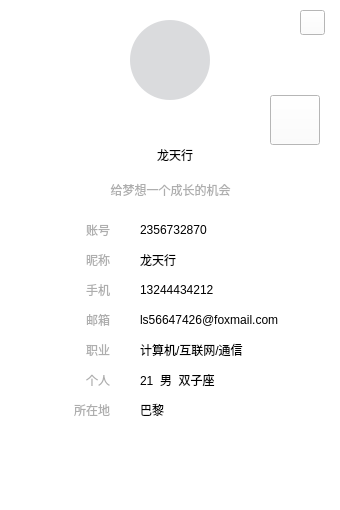
<?xml version="1.0" encoding="UTF-8"?>
<ui version="4.0">
 <class>UserInfoWidget</class>
 <widget class="QWidget" name="UserInfoWidget">
  <property name="geometry">
   <rect>
    <x>0</x>
    <y>0</y>
    <width>340</width>
    <height>510</height>
   </rect>
  </property>
  <property name="minimumSize">
   <size>
    <width>340</width>
    <height>510</height>
   </size>
  </property>
  <property name="maximumSize">
   <size>
    <width>340</width>
    <height>510</height>
   </size>
  </property>
  <property name="baseSize">
   <size>
    <width>340</width>
    <height>510</height>
   </size>
  </property>
  <property name="windowTitle">
   <string>Form</string>
  </property>
  <property name="styleSheet">
   <string notr="true">background-color: rgb(255, 255, 255);</string>
  </property>
  <widget class="QLabel" name="professionLabel2">
   <property name="geometry">
    <rect>
     <x>140</x>
     <y>340</y>
     <width>160</width>
     <height>20</height>
    </rect>
   </property>
   <property name="cursor">
    <cursorShape>IBeamCursor</cursorShape>
   </property>
   <property name="styleSheet">
    <string notr="true">font: 12px &quot;微软雅黑&quot;;</string>
   </property>
   <property name="text">
    <string>计算机/互联网/通信</string>
   </property>
   <property name="textInteractionFlags">
    <set>Qt::LinksAccessibleByMouse|Qt::TextSelectableByMouse</set>
   </property>
  </widget>
  <widget class="QLabel" name="ownLabel1">
   <property name="geometry">
    <rect>
     <x>50</x>
     <y>370</y>
     <width>60</width>
     <height>20</height>
    </rect>
   </property>
   <property name="styleSheet">
    <string notr="true">color: rgb(174, 174, 174);
font: 12px &quot;微软雅黑&quot;;</string>
   </property>
   <property name="text">
    <string>个人</string>
   </property>
   <property name="alignment">
    <set>Qt::AlignRight|Qt::AlignTrailing|Qt::AlignVCenter</set>
   </property>
  </widget>
  <widget class="QLabel" name="signLabel">
   <property name="geometry">
    <rect>
     <x>30</x>
     <y>180</y>
     <width>281</width>
     <height>20</height>
    </rect>
   </property>
   <property name="cursor">
    <cursorShape>IBeamCursor</cursorShape>
   </property>
   <property name="styleSheet">
    <string notr="true">color: rgb(174, 174, 174);
font: 14px &quot;微软雅黑&quot;;</string>
   </property>
   <property name="text">
    <string>给梦想一个成长的机会</string>
   </property>
   <property name="alignment">
    <set>Qt::AlignCenter</set>
   </property>
   <property name="textInteractionFlags">
    <set>Qt::LinksAccessibleByMouse|Qt::TextSelectableByMouse</set>
   </property>
  </widget>
  <widget class="QLabel" name="nicknameLabel1">
   <property name="geometry">
    <rect>
     <x>50</x>
     <y>250</y>
     <width>60</width>
     <height>20</height>
    </rect>
   </property>
   <property name="styleSheet">
    <string notr="true">color: rgb(174, 174, 174);
font: 12px &quot;微软雅黑&quot;;</string>
   </property>
   <property name="text">
    <string>昵称</string>
   </property>
   <property name="alignment">
    <set>Qt::AlignRight|Qt::AlignTrailing|Qt::AlignVCenter</set>
   </property>
  </widget>
  <widget class="QLabel" name="emailLabel2">
   <property name="geometry">
    <rect>
     <x>140</x>
     <y>310</y>
     <width>160</width>
     <height>20</height>
    </rect>
   </property>
   <property name="cursor">
    <cursorShape>IBeamCursor</cursorShape>
   </property>
   <property name="styleSheet">
    <string notr="true">font: 12px &quot;微软雅黑&quot;;</string>
   </property>
   <property name="text">
    <string>ls56647426@foxmail.com</string>
   </property>
   <property name="textInteractionFlags">
    <set>Qt::LinksAccessibleByMouse|Qt::TextSelectableByMouse</set>
   </property>
  </widget>
  <widget class="QLabel" name="mobileLabel1">
   <property name="geometry">
    <rect>
     <x>50</x>
     <y>280</y>
     <width>60</width>
     <height>20</height>
    </rect>
   </property>
   <property name="styleSheet">
    <string notr="true">color: rgb(174, 174, 174);
font: 12px &quot;微软雅黑&quot;;</string>
   </property>
   <property name="text">
    <string>手机</string>
   </property>
   <property name="alignment">
    <set>Qt::AlignRight|Qt::AlignTrailing|Qt::AlignVCenter</set>
   </property>
  </widget>
  <widget class="QLabel" name="locationLabel1">
   <property name="geometry">
    <rect>
     <x>50</x>
     <y>400</y>
     <width>60</width>
     <height>20</height>
    </rect>
   </property>
   <property name="styleSheet">
    <string notr="true">color: rgb(174, 174, 174);
font: 12px &quot;微软雅黑&quot;;</string>
   </property>
   <property name="text">
    <string>所在地</string>
   </property>
   <property name="alignment">
    <set>Qt::AlignRight|Qt::AlignTrailing|Qt::AlignVCenter</set>
   </property>
  </widget>
  <widget class="QLabel" name="mobileLabel2">
   <property name="geometry">
    <rect>
     <x>140</x>
     <y>280</y>
     <width>160</width>
     <height>20</height>
    </rect>
   </property>
   <property name="cursor">
    <cursorShape>IBeamCursor</cursorShape>
   </property>
   <property name="styleSheet">
    <string notr="true">font: 12px &quot;微软雅黑&quot;;</string>
   </property>
   <property name="text">
    <string>13244434212</string>
   </property>
   <property name="textInteractionFlags">
    <set>Qt::LinksAccessibleByMouse|Qt::TextSelectableByMouse</set>
   </property>
  </widget>
  <widget class="QLabel" name="professionLabel1">
   <property name="geometry">
    <rect>
     <x>50</x>
     <y>340</y>
     <width>60</width>
     <height>20</height>
    </rect>
   </property>
   <property name="styleSheet">
    <string notr="true">color: rgb(174, 174, 174);
font: 12px &quot;微软雅黑&quot;;</string>
   </property>
   <property name="text">
    <string>职业</string>
   </property>
   <property name="alignment">
    <set>Qt::AlignRight|Qt::AlignTrailing|Qt::AlignVCenter</set>
   </property>
  </widget>
  <widget class="QLabel" name="nicknameLabel">
   <property name="geometry">
    <rect>
     <x>80</x>
     <y>130</y>
     <width>190</width>
     <height>50</height>
    </rect>
   </property>
   <property name="minimumSize">
    <size>
     <width>190</width>
     <height>50</height>
    </size>
   </property>
   <property name="maximumSize">
    <size>
     <width>190</width>
     <height>50</height>
    </size>
   </property>
   <property name="baseSize">
    <size>
     <width>190</width>
     <height>50</height>
    </size>
   </property>
   <property name="cursor">
    <cursorShape>IBeamCursor</cursorShape>
   </property>
   <property name="styleSheet">
    <string notr="true">font: 75 22px &quot;微软雅黑&quot;;</string>
   </property>
   <property name="text">
    <string>龙天行</string>
   </property>
   <property name="alignment">
    <set>Qt::AlignCenter</set>
   </property>
   <property name="textInteractionFlags">
    <set>Qt::LinksAccessibleByMouse|Qt::TextSelectableByMouse</set>
   </property>
  </widget>
  <widget class="QLabel" name="usernameLabel1">
   <property name="geometry">
    <rect>
     <x>50</x>
     <y>220</y>
     <width>60</width>
     <height>20</height>
    </rect>
   </property>
   <property name="styleSheet">
    <string notr="true">color: rgb(174, 174, 174);
font: 12px &quot;微软雅黑&quot;;</string>
   </property>
   <property name="text">
    <string>账号</string>
   </property>
   <property name="alignment">
    <set>Qt::AlignRight|Qt::AlignTrailing|Qt::AlignVCenter</set>
   </property>
  </widget>
  <widget class="QLabel" name="emailLabel1">
   <property name="geometry">
    <rect>
     <x>50</x>
     <y>310</y>
     <width>60</width>
     <height>20</height>
    </rect>
   </property>
   <property name="styleSheet">
    <string notr="true">color: rgb(174, 174, 174);
font: 12px &quot;微软雅黑&quot;;</string>
   </property>
   <property name="text">
    <string>邮箱</string>
   </property>
   <property name="alignment">
    <set>Qt::AlignRight|Qt::AlignTrailing|Qt::AlignVCenter</set>
   </property>
  </widget>
  <widget class="QLabel" name="ownLabel2">
   <property name="geometry">
    <rect>
     <x>140</x>
     <y>370</y>
     <width>160</width>
     <height>20</height>
    </rect>
   </property>
   <property name="cursor">
    <cursorShape>IBeamCursor</cursorShape>
   </property>
   <property name="styleSheet">
    <string notr="true">font: 12px &quot;微软雅黑&quot;;</string>
   </property>
   <property name="text">
    <string>21  男  双子座</string>
   </property>
   <property name="textInteractionFlags">
    <set>Qt::LinksAccessibleByMouse|Qt::TextSelectableByMouse</set>
   </property>
  </widget>
  <widget class="QWidget" name="infoTopWidget" native="true">
   <property name="geometry">
    <rect>
     <x>0</x>
     <y>0</y>
     <width>340</width>
     <height>120</height>
    </rect>
   </property>
   <property name="styleSheet">
    <string notr="true">QWidget#infoTopWidget{
	border-radius: 3px;
	border-image: url(:/Icon/topbg.png);
}</string>
   </property>
   <widget class="QPushButton" name="picBtn">
    <property name="geometry">
     <rect>
      <x>130</x>
      <y>20</y>
      <width>80</width>
      <height>80</height>
     </rect>
    </property>
    <property name="styleSheet">
     <string notr="true">border-image: url(:/Icon/user.png);
background-color: rgb(218, 219, 221);
border-radius:40px;</string>
    </property>
    <property name="text">
     <string/>
    </property>
   </widget>
   <widget class="QPushButton" name="changeHeadBtn">
    <property name="geometry">
     <rect>
      <x>300</x>
      <y>10</y>
      <width>25</width>
      <height>25</height>
     </rect>
    </property>
    <property name="cursor">
     <cursorShape>PointingHandCursor</cursorShape>
    </property>
    <property name="toolTip">
     <string>更换头像</string>
    </property>
    <property name="styleSheet">
     <string notr="true">QPushButton#changeHeadBtn{
	border-image: url(:/Icon/choose_pix1.png);
}
QPushButton#changeHeadBtn:hover{
	border-image: url(:/Icon/choose_pix2.png);
}

</string>
    </property>
    <property name="text">
     <string/>
    </property>
   </widget>
  </widget>
  <widget class="QLabel" name="nicknameLabel2">
   <property name="geometry">
    <rect>
     <x>140</x>
     <y>250</y>
     <width>160</width>
     <height>20</height>
    </rect>
   </property>
   <property name="cursor">
    <cursorShape>IBeamCursor</cursorShape>
   </property>
   <property name="styleSheet">
    <string notr="true">font: 12px &quot;微软雅黑&quot;;</string>
   </property>
   <property name="text">
    <string>龙天行</string>
   </property>
   <property name="textInteractionFlags">
    <set>Qt::LinksAccessibleByMouse|Qt::TextSelectableByMouse</set>
   </property>
  </widget>
  <widget class="QPushButton" name="editUserBtn">
   <property name="geometry">
    <rect>
     <x>270</x>
     <y>95</y>
     <width>50</width>
     <height>50</height>
    </rect>
   </property>
   <property name="cursor">
    <cursorShape>PointingHandCursor</cursorShape>
   </property>
   <property name="toolTip">
    <string>修改资料</string>
   </property>
   <property name="styleSheet">
    <string notr="true">QPushButton#editUserBtn{
	border-image: url(:/Icon/edit.png);
}</string>
   </property>
   <property name="text">
    <string/>
   </property>
  </widget>
  <widget class="QLabel" name="locationLabel2">
   <property name="geometry">
    <rect>
     <x>140</x>
     <y>400</y>
     <width>160</width>
     <height>20</height>
    </rect>
   </property>
   <property name="cursor">
    <cursorShape>IBeamCursor</cursorShape>
   </property>
   <property name="styleSheet">
    <string notr="true">font: 12px &quot;微软雅黑&quot;;</string>
   </property>
   <property name="text">
    <string>巴黎</string>
   </property>
   <property name="textInteractionFlags">
    <set>Qt::LinksAccessibleByMouse|Qt::TextSelectableByMouse</set>
   </property>
  </widget>
  <widget class="QLabel" name="usernameLabel2">
   <property name="geometry">
    <rect>
     <x>140</x>
     <y>220</y>
     <width>160</width>
     <height>20</height>
    </rect>
   </property>
   <property name="cursor">
    <cursorShape>IBeamCursor</cursorShape>
   </property>
   <property name="styleSheet">
    <string notr="true">font: 12px &quot;微软雅黑&quot;;</string>
   </property>
   <property name="text">
    <string>2356732870</string>
   </property>
   <property name="textInteractionFlags">
    <set>Qt::LinksAccessibleByMouse|Qt::TextSelectableByMouse</set>
   </property>
  </widget>
 </widget>
 <resources/>
 <connections/>
</ui>
